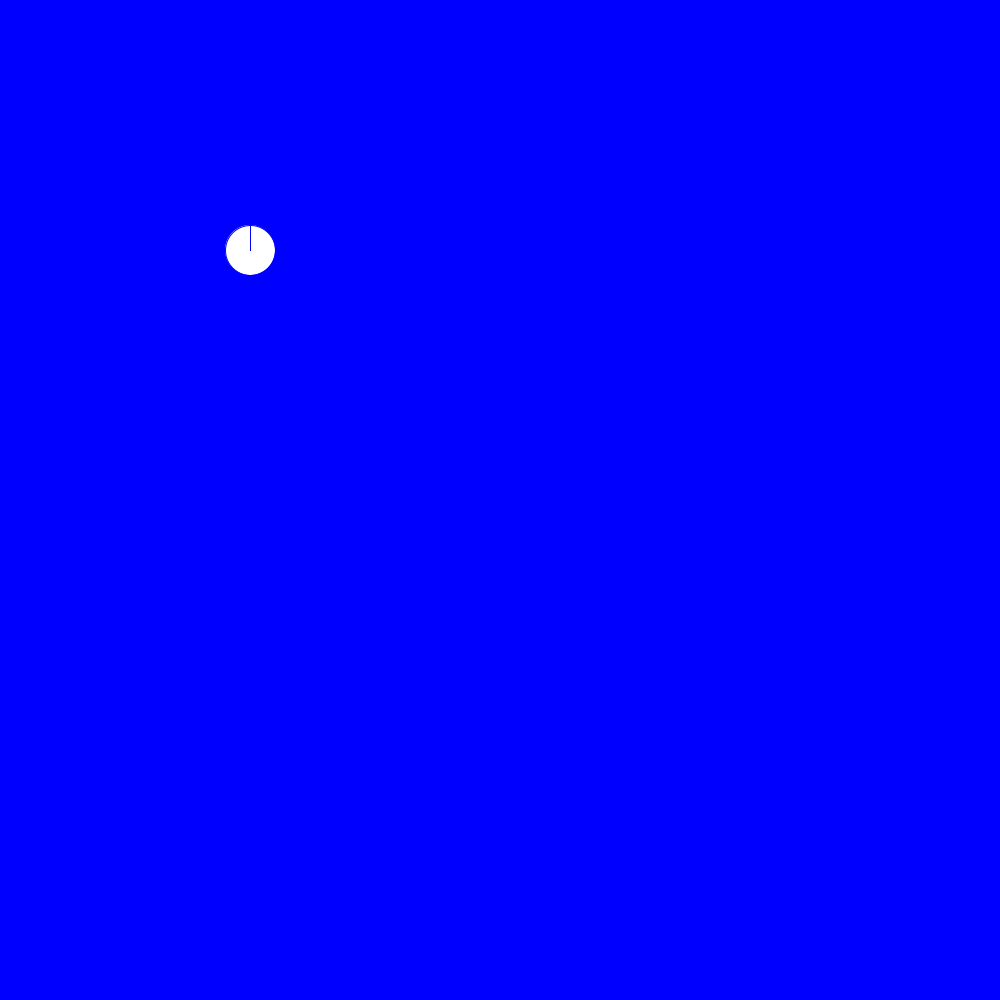
Frame 1 (no input)
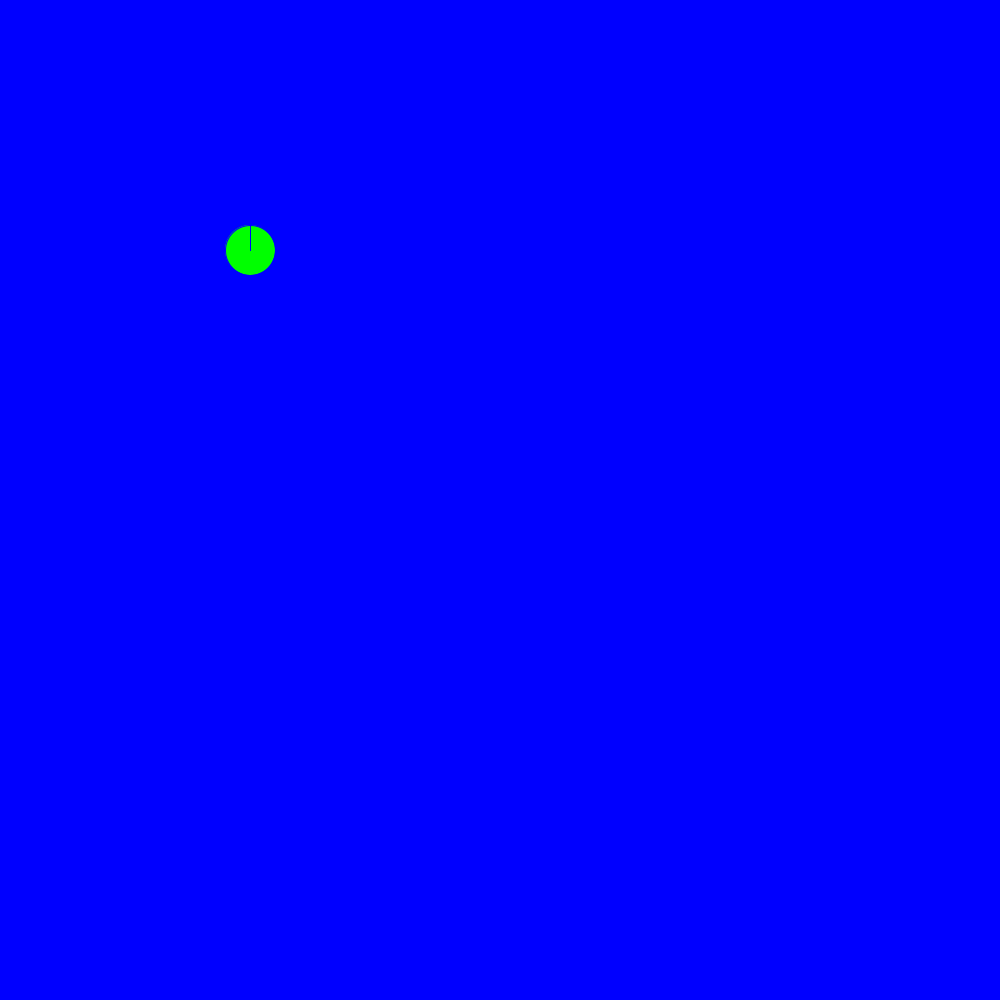
Frame 60 (the mouse pressed at the canvas centre just before this capture)
Frame 120 (the mouse held since frame 60 and released just before this capture): identical to frame 60, image omitted

The Processing sketch that drew these frames (run headless with seeded random() and noise(); from frame 60 on, the mouse is pressed at the canvas centre):

// Processing sketch: Flappy_Bird
// ── Flappy_Bird.pde
int birdYVelocity = 30;
  int gravity =1;
  int x = 250;
  int y = 250;
void setup(){
  size(1000,1000);

}
void mousePressed(){
}
void draw(){
  background (0,0,255);
  stroke (0,0,255);
  ellipse(x,y,50,50);
  
  
  if(mousePressed){
 
  }
  fill(0,255,0);
  rect(250,0,0,250);
}
